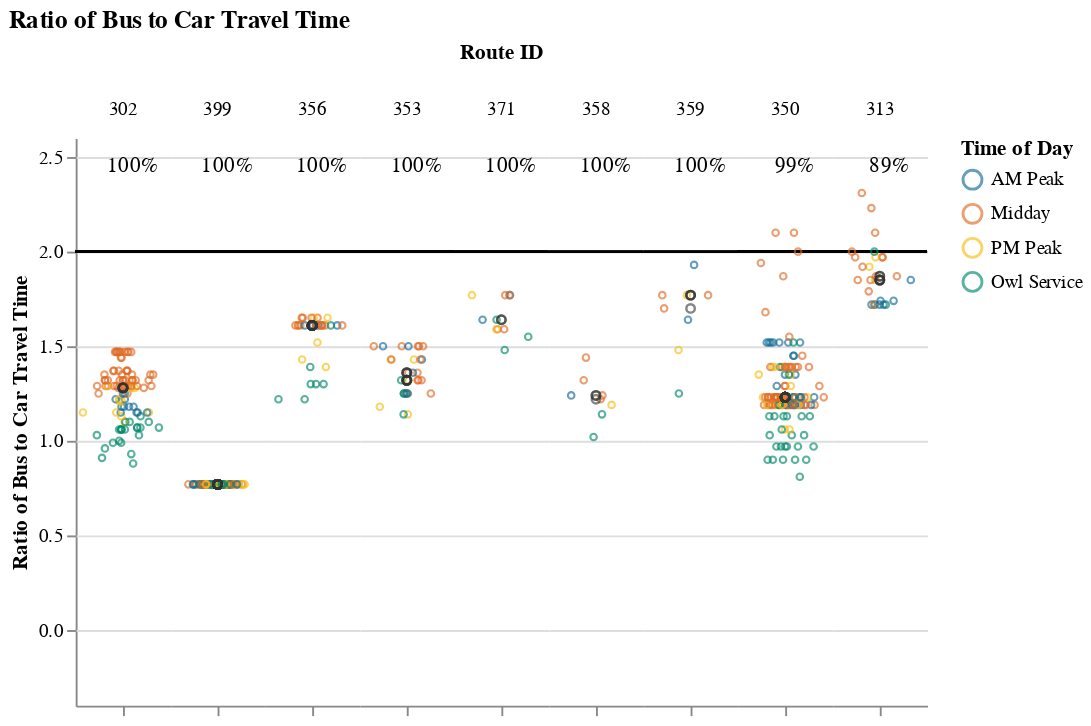
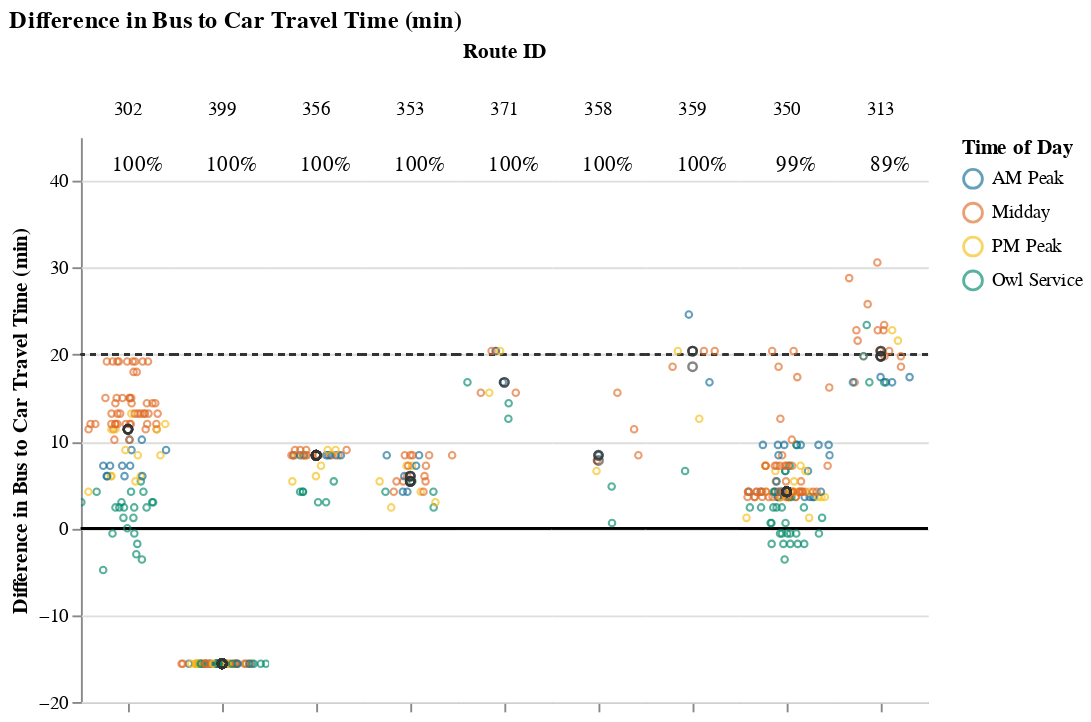

Source (notebook cell) for these figures, in order:
### Markdown cell above
## Viable Competitive Routes
### Short Routes (< 1 hr)

### Code cell
# Allow for possibility that operator doesn't have routes that fall into certain route_groups
# But, jupyterbook will not like markdown with f-string
# separate out route_group and put in each cell, and use try/except + if to display...
# but all 3 route groups must be displayed. just add sentence about why no routes were returned at the end
route_group = "short"
try:
    display_charts_for_route_group(df, route_group)
except:
    print("No routes meet this criteria.")

### Figure 1 — Vega-Lite specification as saved in the notebook (floating-point values rounded to 4 significant figures; data arrays with more than 128 entries replaced by an {"elided": "..."} marker saying what was removed)
{"config": {"view": {"continuousWidth": 400, "continuousHeight": 300, "stroke": null}, "facet": {"spacing": 0}}, "data": {"name": "data-e12e53bd76e1975cb710ee223d35c867"}, "facet": {"column": {"field": "route_id", "sort": ["302", "399", "356", "353", "371", "358", "359", "350", "313"], "title": "Route ID", "type": "nominal"}}, "spec": {"layer": [{"mark": "rule", "encoding": {"color": {"value": "black"}, "y": {"field": "cutoff", "type": "quantitative"}}, "selection": {"selector001": {"type": "interval", "bind": "scales", "encodings": ["x", "y"]}}}, {"mark": {"type": "point", "opacity": 0.65, "size": 12, "strokeWidth": 1.1}, "encoding": {"color": {"field": "time_of_day", "scale": {"range": ["#136C97", "#E16B26", "#F6BF16", "#00896B", "#7790A3", "#5B559C"]}, "sort": ["AM Peak", "Midday", "PM Peak", "Owl Service"], "title": "Time of Day", "type": "nominal"}, "tooltip": [{"field": "route_id", "type": "nominal"}, {"field": "trip_id", "type": "nominal"}, {"field": "service_hours", "type": "quantitative"}, {"field": "car_duration_hours", "type": "quantitative"}, {"field": "bus_multiplier", "type": "quantitative"}, {"field": "bus_difference", "type": "quantitative"}, {"field": "num_trips", "type": "quantitative"}, {"field": "num_competitive", "type": "quantitative"}, {"field": "pct_trips_competitive", "type": "quantitative"}, {"field": "p25", "type": "quantitative"}, {"field": "p50", "type": "quantitative"}, {"field": "p75", "type": "quantitative"}], "x": {"axis": {"grid": false, "labels": false, "ticks": true, "values": [0]}, "field": "jitter", "scale": {}, "title": null, "type": "quantitative"}, "y": {"field": "bus_multiplier", "scale": {"domain": [-0.25, 2.5]}, "title": "Ratio of Bus to Car Travel Time", "type": "quantitative"}}, "transform": [{"calculate": "sqrt(-2*log(random()))*cos(2*PI*random())", "as": "jitter"}], "width": 50}, {"layer": [{"mark": {"type": "point", "opacity": 0.6, "size": 20, "strokeWidth": 1.3}, "encoding": {"color": {"value": "#323434"}, "y": {"field": "bus_multiplier", "type": "quantitative"}}, "transform": [{"filter": "(datum.p50_trip === 1)"}]}, {"mark": {"type": "text", "align": "center", "baseline": "middle"}, "encoding": {"color": {"value": "black"}, "text": {"field": "pct_trips_competitive", "format": ".0%", "type": "quantitative"}, "tooltip": [{"field": "route_id", "type": "nominal"}, {"field": "trip_id", "type": "nominal"}, {"field": "service_hours", "type": "quantitative"}, {"field": "car_duration_hours", "type": "quantitative"}, {"field": "bus_multiplier", "type": "quantitative"}, {"field": "bus_difference", "type": "quantitative"}, {"field": "num_trips", "type": "quantitative"}, {"field": "num_competitive", "type": "quantitative"}, {"field": "pct_trips_competitive", "type": "quantitative"}, {"field": "p25", "type": "quantitative"}, {"field": "p50", "type": "quantitative"}, {"field": "p75", "type": "quantitative"}], "x": {"value": 30}, "y": {"value": 15}}, "transform": [{"calculate": "sqrt(-2*log(random()))*cos(2*PI*random())", "as": "jitter"}, {"filter": "(datum.fastest_trip === 1)"}]}]}]}, "resolve": {"scale": {"y": "shared"}}, "title": "Ratio of Bus to Car Travel Time", "$schema": "https://vega.github.io/schema/vega-lite/v4.17.0.json", "datasets": {"data-e12e53bd76e1975cb710ee223d35c867": {"elided": "412 records"}}}

### Figure 2 — Vega-Lite specification as saved in the notebook (floating-point values rounded to 4 significant figures; data arrays with more than 128 entries replaced by an {"elided": "..."} marker saying what was removed)
{"config": {"view": {"continuousWidth": 400, "continuousHeight": 300, "stroke": null}, "facet": {"spacing": 0}}, "data": {"name": "data-3be03086f5ebc20a71a90e3193a4ddf2"}, "facet": {"column": {"field": "route_id", "sort": ["302", "399", "356", "353", "371", "358", "359", "350", "313"], "title": "Route ID", "type": "nominal"}}, "spec": {"layer": [{"mark": "rule", "encoding": {"color": {"value": "black"}, "y": {"field": "cutoff", "type": "quantitative"}}, "selection": {"selector002": {"type": "interval", "bind": "scales", "encodings": ["x", "y"]}}}, {"mark": {"type": "rule", "strokeDash": [3, 3]}, "encoding": {"color": {"value": "#323434"}, "y": {"field": "cutoff2", "type": "quantitative"}}}, {"mark": {"type": "point", "opacity": 0.65, "size": 12, "strokeWidth": 1.1}, "encoding": {"color": {"field": "time_of_day", "scale": {"range": ["#136C97", "#E16B26", "#F6BF16", "#00896B", "#7790A3", "#5B559C"]}, "sort": ["AM Peak", "Midday", "PM Peak", "Owl Service"], "title": "Time of Day", "type": "nominal"}, "tooltip": [{"field": "route_id", "type": "nominal"}, {"field": "trip_id", "type": "nominal"}, {"field": "service_hours", "type": "quantitative"}, {"field": "car_duration_hours", "type": "quantitative"}, {"field": "bus_multiplier", "type": "quantitative"}, {"field": "bus_difference", "type": "quantitative"}, {"field": "num_trips", "type": "quantitative"}, {"field": "num_competitive", "type": "quantitative"}, {"field": "pct_trips_competitive", "type": "quantitative"}, {"field": "p25", "type": "quantitative"}, {"field": "p50", "type": "quantitative"}, {"field": "p75", "type": "quantitative"}], "x": {"axis": {"grid": false, "labels": false, "ticks": true, "values": [0]}, "field": "jitter", "scale": {}, "title": null, "type": "quantitative"}, "y": {"field": "bus_difference", "scale": {"domain": [-15.6, 42.6]}, "title": "Difference in Bus to Car Travel Time (min)", "type": "quantitative"}}, "transform": [{"calculate": "sqrt(-2*log(random()))*cos(2*PI*random())", "as": "jitter"}], "width": 50}, {"layer": [{"mark": {"type": "point", "opacity": 0.6, "size": 20, "strokeWidth": 1.3}, "encoding": {"color": {"value": "#323434"}, "y": {"field": "bus_difference", "type": "quantitative"}}, "transform": [{"filter": "(datum.p50_trip === 1)"}]}, {"mark": {"type": "text", "align": "center", "baseline": "middle"}, "encoding": {"color": {"value": "black"}, "text": {"field": "pct_trips_competitive", "format": ".0%", "type": "quantitative"}, "tooltip": [{"field": "route_id", "type": "nominal"}, {"field": "trip_id", "type": "nominal"}, {"field": "service_hours", "type": "quantitative"}, {"field": "car_duration_hours", "type": "quantitative"}, {"field": "bus_multiplier", "type": "quantitative"}, {"field": "bus_difference", "type": "quantitative"}, {"field": "num_trips", "type": "quantitative"}, {"field": "num_competitive", "type": "quantitative"}, {"field": "pct_trips_competitive", "type": "quantitative"}, {"field": "p25", "type": "quantitative"}, {"field": "p50", "type": "quantitative"}, {"field": "p75", "type": "quantitative"}], "x": {"value": 30}, "y": {"value": 15}}, "transform": [{"calculate": "sqrt(-2*log(random()))*cos(2*PI*random())", "as": "jitter"}, {"filter": "(datum.fastest_trip === 1)"}]}]}]}, "resolve": {"scale": {"y": "shared"}}, "title": "Difference in Bus to Car Travel Time (min)", "$schema": "https://vega.github.io/schema/vega-lite/v4.17.0.json", "datasets": {"data-3be03086f5ebc20a71a90e3193a4ddf2": {"elided": "412 records"}}}
